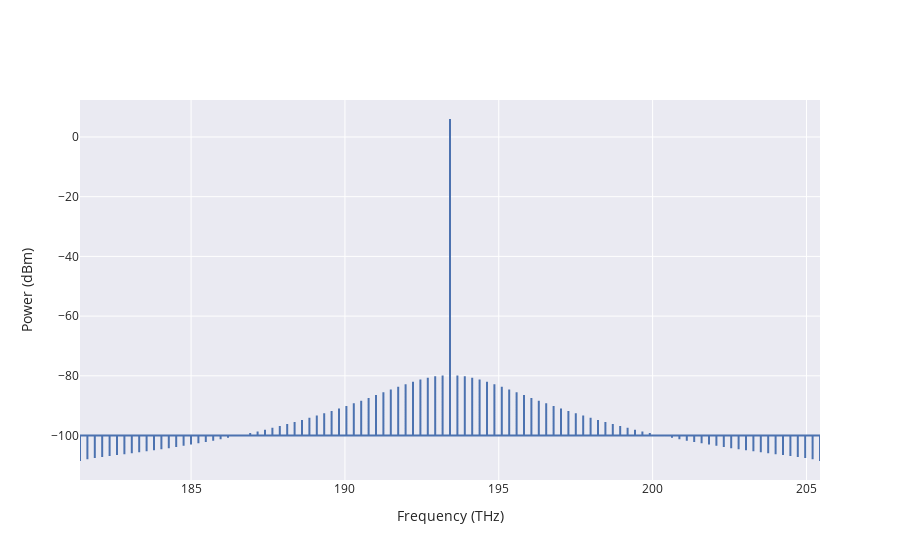

Notebook cell for this chart:
### Code cell
ind=715
solverp2.PlotCombSpectra(ind).show()

### Figure 1 — Plotly figure (JSON) as saved in the notebook; plotly's stock layout.template omitted (floating-point values rounded to 4 significant figures; data arrays with more than 128 entries replaced by an {"elided": "..."} marker saying what was removed)
{"data": [{"name": "Waveguide", "type": "scatter", "uid": "cd8817c5-291f-4f7e-9d7c-41b4bb73ab3f", "x": {"elided": "303 float values"}, "y": {"elided": "303 float values"}}], "layout": {"xaxis": {"title": {"text": "Frequency (THz)"}}, "yaxis": {"title": {"text": "Power (dBm)"}}}}
